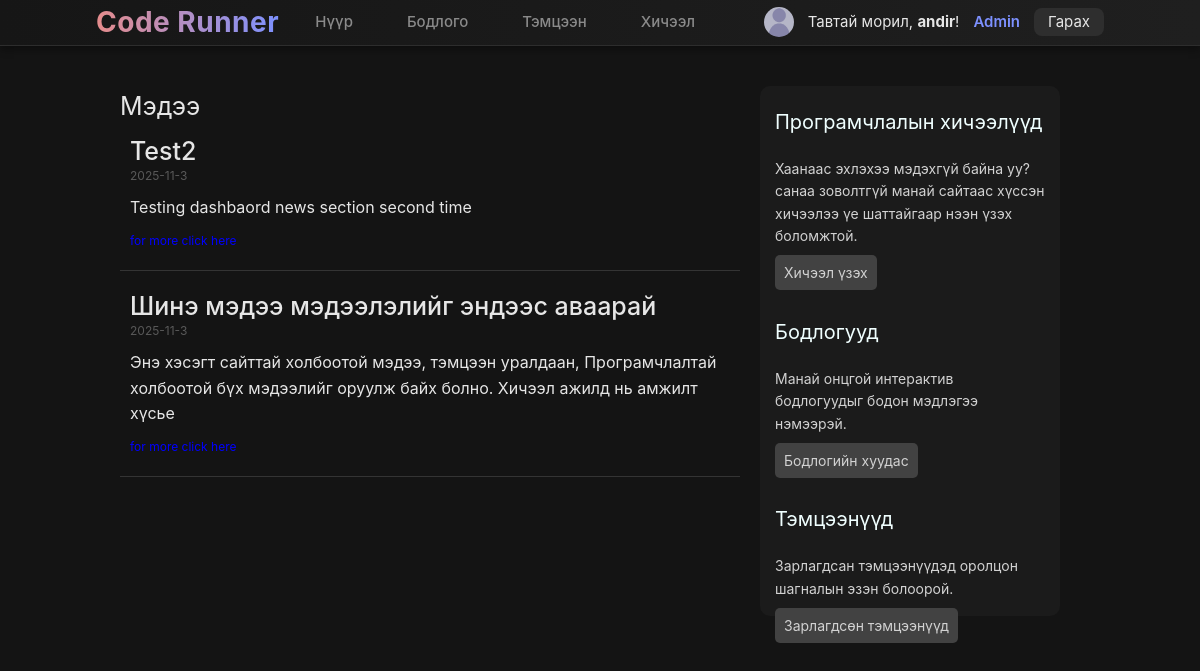
Page / (signed in) on the earlier database version.
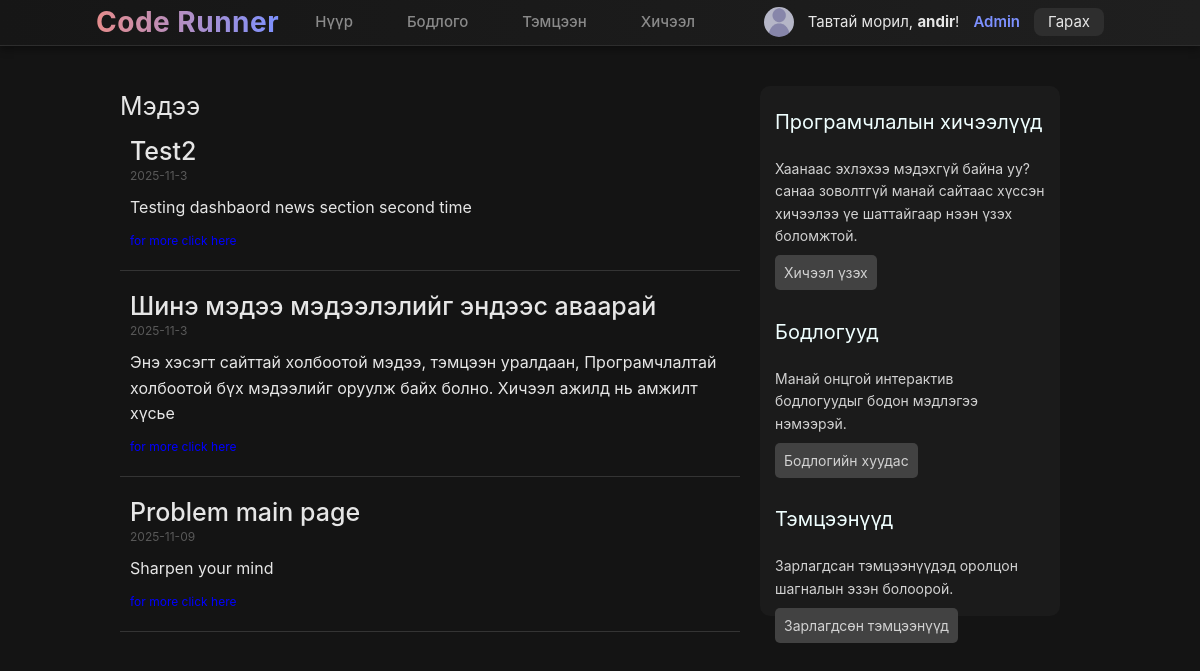
Same page on the later database version.
### tables this page shows
CREATE TABLE users (
    id INTEGER PRIMARY KEY ,
    username TEXT UNIQUE NOT NULL,
    email TEXT UNIQUE NOT NULL,
    password_hash TEXT NOT NULL,
    is_admin INTEGER DEFAULT 0, pro TEXT, streak TEXT
);

CREATE TABLE news ( title TEXT, desc TEXT , time TEXT DEFAULT CURRENT_TIMESTAMP , link TEXT );

### run.py (the view)
@app.route("/")
def dashboard():
    if current_user.is_authenticated:
        conn = get_db_connection()
        articles = conn.execute("SELECT * FROM news").fetchall()
        conn.close()
        return render_template("Dashboard.html", articles=articles)
    else:
        return render_template("Homepage.html")

### run.py (called while the page is built)
def make_user_object(row):
    if not row:
        return None
    user_obj = type("UserObj", (), {})()
    for key in row.keys():
        setattr(user_obj, key, row[key])
    user_obj.get_id = lambda: str(user_obj.id)
    user_obj.is_authenticated = property(lambda self: True)
    user_obj.is_active = property(lambda self: True)
    user_obj.is_anonymous = property(lambda self: False)
    return user_obj

@app.before_request
def require_admin_for_admin_prefix():
    if request.path.startswith("/admin"):
        if not current_user.is_authenticated:
            return redirect(url_for("login", next=request.path))
        if not getattr(current_user, "is_admin", 0):
            flash("Admin access only!", "danger")
            return redirect(url_for("index"))

def get_db_connection():
    conn = sqlite3.connect(DB_PATH)
    conn.row_factory = sqlite3.Row
    return conn

@login_manager.user_loader
def load_user(user_id):
    conn = get_db_connection()
    row = conn.execute("SELECT * FROM users WHERE id=?", (user_id,)).fetchone()
    conn.close()
    return make_user_object(row)

### templates/Dashboard.html (shortened to what this page needs)
{% extends "base.html" %}
{% block content %}
<div class="base">
    <div class="news">
        <div style="font-size: 25px; font-weight: 400; ">Мэдээ</div>
        <div class="articles">
            {% for article in articles %}
            <section class="article">
                <div style="display: flex; flex-direction: column;">
                    <div class="article-title"> {{ article.title }} </div>
                    <div class="article-time">{{ article.time }}</div>
                </div>
                <div class="article-desc">{{ article.desc }}</div>
                <div class="article-link"> <a href="{{ article.link }}">for more click here</a> </div>
            </section>
            {% endfor %}
        </div>
    </div>
    <section class="nav">
        <div class="nav-section">
            <div class="nav-title">
                Програмчлалын хичээлүүд
            </div>
            <div class="nav-desc">
                Хаанаас эхлэхээ мэдэхгүй байна уу? санаа зоволтгүй манай сайтаас хүссэн хичээлээ үе шаттайгаар нээн үзэх
                боломжтой.
            </div>
            <a class="sec-btn" href="">Хичээл үзэх</a>
        </div>
        <div class="nav-section">
            <div class="nav-title">
                Бодлогууд
            </div>
            <div class="nav-desc">
                Манай онцгой интерактив бодлогуудыг бодон мэдлэгээ нэмээрэй.
            </div>
            <a class="sec-btn" href="">Бодлогийн хуудас</a>
        </div>
        <div class="nav-section">
            <div class="nav-title">
                Тэмцээнүүд
            </div>
            <div class="nav-desc">
                Зарлагдсан тэмцээнүүдэд оролцон шагналын эзэн болоорой.
            </div>
            <a class="sec-btn" href="">Зарлагдсөн тэмцээнүүд</a>
        </div>
</div>
{% endblock %}

### templates/base.html (shortened to what this page needs)
<!DOCTYPE html>
<html lang="en">
<head>
    <link rel="stylesheet" href="{{ url_for('static', filename='style.css') }}">
</head>
<body>
    <header>
        <nav>
            <div class="nav-left">
                <div class="title">Code Runner</div>
                <a class="nav-btn" href="{{ url_for('dashboard') }}">Нүүр</a>
                <a class="nav-btn" href="{{ url_for('problemsheet') }}">Бодлого</a>
                <a class="nav-btn" href="{{ url_for('adminSubmissions') }}">Тэмцээн</a>
                <a class="nav-btn" href="{{ url_for('adminSubmissions') }}">Хичээл</a>
            </div>
            <div class="user-info">
                <a href="{{ url_for('profile', id=current_user.id) }}"><img
                        style="border-radius: 50px; align-items: center; display: flex;" width="30"
                        src="../static/pictures/Defaultuser.png"></a>
                {% if current_user.is_authenticated %}
                <span>Тавтай морил, <strong>{{ current_user.username }}</strong>!</span>
                {% if current_user.is_admin %}
                <span class="user-role">Admin</span>
                {% endif %}
                <a class="logout-link" href="{{ url_for('logout') }}">Гарах</a>
                {% else %}
                <span>Та нэвтэрч ороогүй байна.</span>
                <a class="logout-link" href="{{ url_for('login') }}">Нэвтрэх</a>
                {% endif %}
            </div>
        </nav>
    </header>
    <main>
        {% block content %}{% endblock %}
    </main>
</body>
</html>

### templates/Dashboard.html (style rules this page uses)
.base { display: flex; flex-direction: row; }
.articles { flex: 3; min-width: 100%; }
.article { border-bottom: solid 0.1px rgb(52, 52, 52); margin: 10px 0px 20px; padding: 10px }
.article-title { font-size: 25px; font-weight: 500; margin: -15px 0px; }
.article-desc { font-size: 16px; }
.article-link { font-size: 12px; margin: 10px 0px; color: blue; }
.article-time { font-size: 12px; color: rgb(89, 89, 89); margin: 10px 0px; }
.nav { flex: 1; display: flex; flex-direction: column; color: rgb(210, 210, 210); min-width: 300px; padding: 10px; background-color: rgb(27, 27, 27); border-radius: 10px; margin: 0px 20px; font-size: 14px; gap: 1rem; max-height: 530px }
.nav-section { padding: 5px; }
.nav-title { padding: 5px 0px; font-size: 20px; color: azure; }
.sec-btn { background-color: rgb(66, 66, 66); border-radius: 5px; padding: 9px; }
.nav-desc { padding: 15px 0px; }
.news { flex: 3 }

### templates/base.html (style rules this page uses)
* { margin: 0; padding: 0; box-sizing: border-box; }
body { background-color: #141414; color: #e6e6e6; font-family: 'Inter', 'Segoe UI', sans-serif; line-height: 1.6; }
a { text-decoration: none; color: inherit; }
header { background: linear-gradient(90deg, #161616, #1f1f1f); border-bottom: 1px solid #2d2d2d; box-shadow: 0 3px 8px rgba(0, 0, 0, 0.4); position: sticky; top: 0; z-index: 100; padding: 0px 8%; }
nav { display: flex; justify-content: space-between; align-items: center; flex-wrap: wrap; }
.nav-left { display: flex; align-items: center; gap: 18px; }
.title { font-size: 28px; font-weight: 700; background: linear-gradient(90deg, #e58c8c, #7d91ff); -webkit-background-clip: text; -webkit-text-fill-color: transparent; letter-spacing: 0.5px; }
.nav-btn { color: #8a8a8a; border: none; padding: 8px 18px; font-weight: 500; font-size: 15px; transition: all 0.25s ease; cursor: pointer; }
.user-info { display: flex; align-items: center; gap: 14px; font-size: 15px; }
.user-role { color: #7d91ff; font-weight: 600; }
.logout-link { background-color: #2e2e2e; padding: 2px 14px; border-radius: 8px; transition: background 0.2s ease; }
main { padding: 40px 10%; min-height: calc(100vh - 80px); }

Differences in the rows shown:
added news: title "Problem main page", time "2025-11-09", desc "Sharpen your mind"
